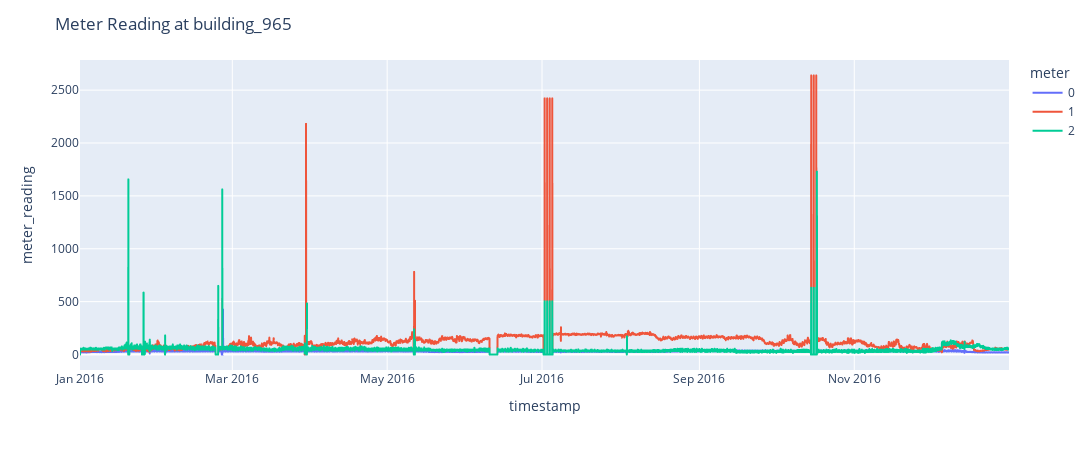

This figure's notebook cell:
### Code cell
plot_building_meter_reading(965)

### Figure 1 — Plotly figure (JSON) as saved in the notebook; plotly's stock layout.template omitted (floating-point values rounded to 4 significant figures; data arrays with more than 128 entries replaced by an {"elided": "..."} marker saying what was removed)
{"data": [{"hovertemplate": "meter=0<br>timestamp=%{x}<br>meter_reading=%{y}<extra></extra>", "legendgroup": "0", "line": {"color": "#636efa", "dash": "solid"}, "mode": "lines", "name": "0", "showlegend": true, "type": "scattergl", "x": {"elided": "8775 str values"}, "xaxis": "x", "y": {"elided": "8775 int values"}, "yaxis": "y"}, {"hovertemplate": "meter=1<br>timestamp=%{x}<br>meter_reading=%{y}<extra></extra>", "legendgroup": "1", "line": {"color": "#EF553B", "dash": "solid"}, "mode": "lines", "name": "1", "showlegend": true, "type": "scattergl", "x": {"elided": "8777 str values"}, "xaxis": "x", "y": {"elided": "8777 float values"}, "yaxis": "y"}, {"hovertemplate": "meter=2<br>timestamp=%{x}<br>meter_reading=%{y}<extra></extra>", "legendgroup": "2", "line": {"color": "#00cc96", "dash": "solid"}, "mode": "lines", "name": "2", "showlegend": true, "type": "scattergl", "x": {"elided": "8778 str values"}, "xaxis": "x", "y": {"elided": "8778 float values"}, "yaxis": "y"}], "layout": {"autosize": false, "height": 450, "legend": {"title": {"text": "meter"}, "tracegroupgap": 0}, "margin": {"t": 60}, "title": {"text": "Meter Reading at building_965"}, "width": 1200, "xaxis": {"anchor": "y", "domain": [0, 1], "title": {"text": "timestamp"}}, "yaxis": {"anchor": "x", "domain": [0, 1], "title": {"text": "meter_reading"}}}}
